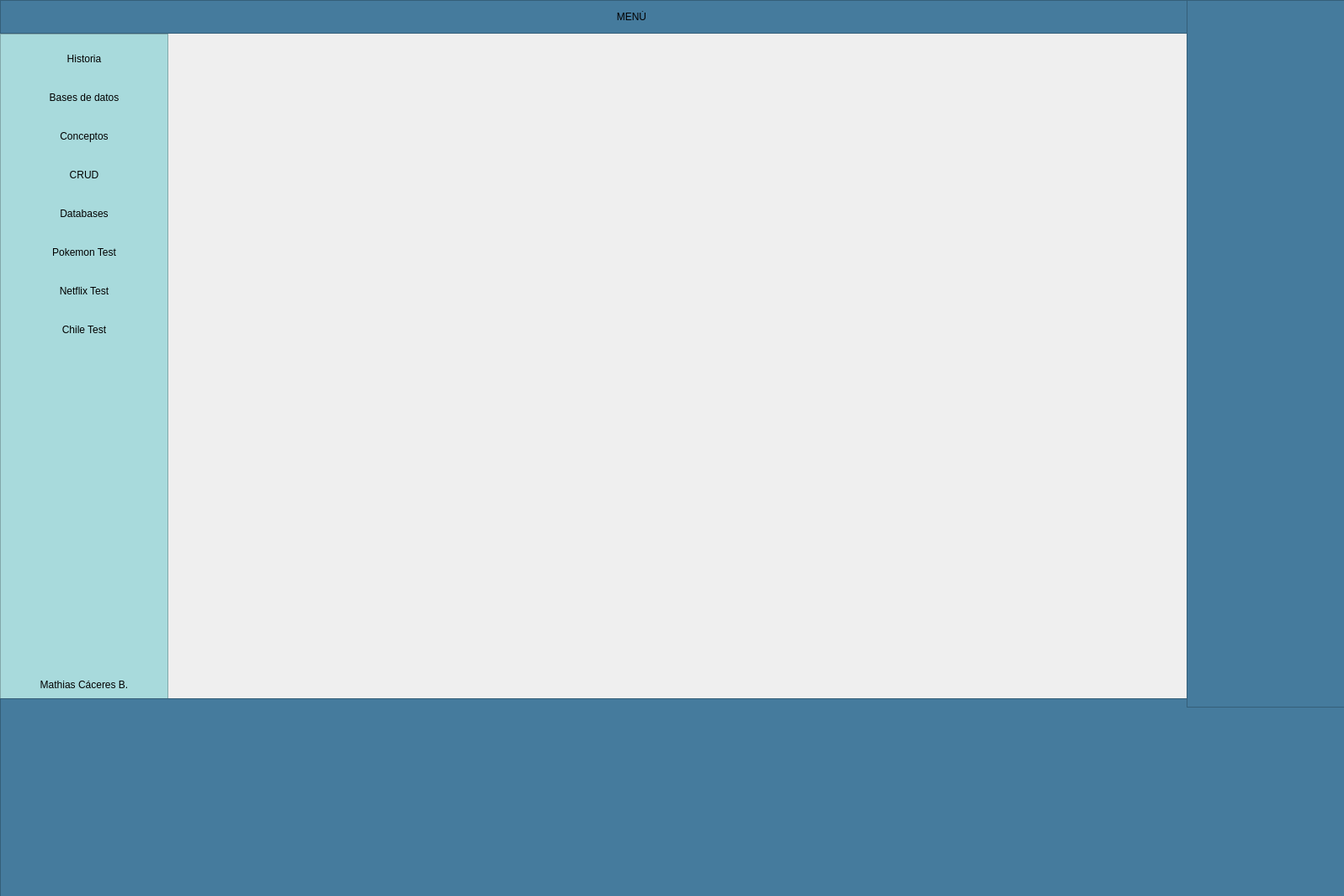
<?xml version="1.0" encoding="UTF-8"?>
<ui version="4.0">
 <class>MainWindow</class>
 <widget class="QMainWindow" name="MainWindow">
  <property name="geometry">
   <rect>
    <x>0</x>
    <y>0</y>
    <width>1597</width>
    <height>1065</height>
   </rect>
  </property>
  <property name="windowTitle">
   <string>MainWindow</string>
  </property>
  <widget class="QWidget" name="centralwidget">
   <widget class="QFrame" name="Frame_Superior">
    <property name="geometry">
     <rect>
      <x>0</x>
      <y>0</y>
      <width>1501</width>
      <height>40</height>
     </rect>
    </property>
    <property name="minimumSize">
     <size>
      <width>0</width>
      <height>40</height>
     </size>
    </property>
    <property name="maximumSize">
     <size>
      <width>16777215</width>
      <height>40</height>
     </size>
    </property>
    <property name="styleSheet">
     <string notr="true">background-color: rgb(69, 123, 157);</string>
    </property>
    <property name="frameShape">
     <enum>QFrame::StyledPanel</enum>
    </property>
    <property name="frameShadow">
     <enum>QFrame::Raised</enum>
    </property>
    <layout class="QHBoxLayout" name="horizontalLayout_2">
     <property name="spacing">
      <number>2</number>
     </property>
     <property name="leftMargin">
      <number>0</number>
     </property>
     <property name="topMargin">
      <number>0</number>
     </property>
     <property name="rightMargin">
      <number>0</number>
     </property>
     <property name="bottomMargin">
      <number>0</number>
     </property>
     <item>
      <widget class="QPushButton" name="btn_menu">
       <property name="minimumSize">
        <size>
         <width>0</width>
         <height>0</height>
        </size>
       </property>
       <property name="maximumSize">
        <size>
         <width>16777215</width>
         <height>16777215</height>
        </size>
       </property>
       <property name="layoutDirection">
        <enum>Qt::LeftToRight</enum>
       </property>
       <property name="styleSheet">
        <string notr="true">QPushButton{
background-color:#457b9d;
font:87 12pt&quot;Arial Black&quot;;
border-radius:0px;
}

</string>
       </property>
       <property name="text">
        <string>MENÚ</string>
       </property>
       <property name="icon">
        <iconset>
         <normaloff>../../../Imagenes/bars-solid.svg</normaloff>../../../Imagenes/bars-solid.svg</iconset>
       </property>
      </widget>
     </item>
    </layout>
   </widget>
   <widget class="QFrame" name="Frame_Inferior_Izq">
    <property name="geometry">
     <rect>
      <x>0</x>
      <y>40</y>
      <width>200</width>
      <height>791</height>
     </rect>
    </property>
    <property name="minimumSize">
     <size>
      <width>200</width>
      <height>0</height>
     </size>
    </property>
    <property name="maximumSize">
     <size>
      <width>200</width>
      <height>16777215</height>
     </size>
    </property>
    <property name="styleSheet">
     <string notr="true">QFrame{
background-color:#a8dadc;}

QPushButton{
background-color:#a8dadc;
border-top-left-radius: 20px;
border-bottom-left-radius: 20px;
font: 75 12pt &quot;Arial Narrow&quot;;
}
QPushButton:hover{
background-color:#a8dadc;
border-top-left-radius:20px;
border-bottom-left-radius:20px;
font: 75 12pt&quot;Arial Narrow&quot;;
}</string>
    </property>
    <property name="frameShape">
     <enum>QFrame::StyledPanel</enum>
    </property>
    <property name="frameShadow">
     <enum>QFrame::Raised</enum>
    </property>
    <layout class="QVBoxLayout" name="verticalLayout_3">
     <item>
      <widget class="QPushButton" name="pushButton_9">
       <property name="minimumSize">
        <size>
         <width>0</width>
         <height>40</height>
        </size>
       </property>
       <property name="maximumSize">
        <size>
         <width>16777215</width>
         <height>40</height>
        </size>
       </property>
       <property name="styleSheet">
        <string notr="true">QFrame{
background-color:#a8dadc;}

QPushButton{
background-color:#a8dadc;
border-top-left-radius: 20px;
border-bottom-left-radius: 20px;
font: 75 12pt &quot;Arial Narrow&quot;;
}
QPushButton:hover{
background-color:#f1faee;
border-top-left-radius:20px;
border-bottom-left-radius:20px;
font: 75 12pt&quot;Arial Narrow&quot;;
}
</string>
       </property>
       <property name="text">
        <string>Historia</string>
       </property>
       <property name="icon">
        <iconset>
         <normaloff>Imagenes_Interfaz/history-solid.svg</normaloff>Imagenes_Interfaz/history-solid.svg</iconset>
       </property>
      </widget>
     </item>
     <item>
      <widget class="QPushButton" name="pushButton_12">
       <property name="minimumSize">
        <size>
         <width>0</width>
         <height>40</height>
        </size>
       </property>
       <property name="maximumSize">
        <size>
         <width>16777215</width>
         <height>40</height>
        </size>
       </property>
       <property name="styleSheet">
        <string notr="true">QFrame{
background-color:#a8dadc;}

QPushButton{
background-color:#a8dadc;
border-top-left-radius: 20px;
border-bottom-left-radius: 20px;
font: 75 12pt &quot;Arial Narrow&quot;;
}
QPushButton:hover{
background-color:#f1faee;
border-top-left-radius:20px;
border-bottom-left-radius:20px;
font: 75 12pt&quot;Arial Narrow&quot;;
}
</string>
       </property>
       <property name="text">
        <string>Bases de datos</string>
       </property>
       <property name="icon">
        <iconset>
         <normaloff>Imagenes_Interfaz/magnifying-glass-solid.svg</normaloff>Imagenes_Interfaz/magnifying-glass-solid.svg</iconset>
       </property>
      </widget>
     </item>
     <item>
      <widget class="QPushButton" name="pushButton_7">
       <property name="minimumSize">
        <size>
         <width>0</width>
         <height>40</height>
        </size>
       </property>
       <property name="maximumSize">
        <size>
         <width>16777215</width>
         <height>40</height>
        </size>
       </property>
       <property name="styleSheet">
        <string notr="true">QFrame{
background-color:#a8dadc;}

QPushButton{
background-color:#a8dadc;
border-top-left-radius: 20px;
border-bottom-left-radius: 20px;
font: 75 12pt &quot;Arial Narrow&quot;;
}
QPushButton:hover{
background-color:#f1faee;
border-top-left-radius:20px;
border-bottom-left-radius:20px;
font: 75 12pt&quot;Arial Narrow&quot;;
}
</string>
       </property>
       <property name="text">
        <string>Conceptos</string>
       </property>
       <property name="icon">
        <iconset>
         <normaloff>Imagenes_Interfaz/chalkboard-teacher-solid.svg</normaloff>Imagenes_Interfaz/chalkboard-teacher-solid.svg</iconset>
       </property>
      </widget>
     </item>
     <item>
      <widget class="QPushButton" name="pushButton_6">
       <property name="minimumSize">
        <size>
         <width>0</width>
         <height>40</height>
        </size>
       </property>
       <property name="maximumSize">
        <size>
         <width>16777215</width>
         <height>40</height>
        </size>
       </property>
       <property name="styleSheet">
        <string notr="true">QFrame{
background-color:#a8dadc;}

QPushButton{
background-color:#a8dadc;
border-top-left-radius: 20px;
border-bottom-left-radius: 20px;
font: 75 12pt &quot;Arial Narrow&quot;;
}
QPushButton:hover{
background-color:#f1faee;
border-top-left-radius:20px;
border-bottom-left-radius:20px;
font: 75 12pt&quot;Arial Narrow&quot;;
}
</string>
       </property>
       <property name="text">
        <string>CRUD</string>
       </property>
       <property name="icon">
        <iconset>
         <normaloff>Imagenes_Interfaz/seedling-solid.svg</normaloff>Imagenes_Interfaz/seedling-solid.svg</iconset>
       </property>
      </widget>
     </item>
     <item>
      <widget class="QPushButton" name="pushButton_8">
       <property name="minimumSize">
        <size>
         <width>0</width>
         <height>40</height>
        </size>
       </property>
       <property name="maximumSize">
        <size>
         <width>16777215</width>
         <height>40</height>
        </size>
       </property>
       <property name="styleSheet">
        <string notr="true">QFrame{
background-color:#a8dadc;}

QPushButton{
background-color:#a8dadc;
border-top-left-radius: 20px;
border-bottom-left-radius: 20px;
font: 75 12pt &quot;Arial Narrow&quot;;
}
QPushButton:hover{
background-color:#f1faee;
border-top-left-radius:20px;
border-bottom-left-radius:20px;
font: 75 12pt&quot;Arial Narrow&quot;;
}
</string>
       </property>
       <property name="text">
        <string>Databases</string>
       </property>
       <property name="icon">
        <iconset>
         <normaloff>Imagenes_Interfaz/database-solid.svg</normaloff>Imagenes_Interfaz/database-solid.svg</iconset>
       </property>
      </widget>
     </item>
     <item>
      <widget class="QPushButton" name="pushButton_10">
       <property name="minimumSize">
        <size>
         <width>0</width>
         <height>40</height>
        </size>
       </property>
       <property name="maximumSize">
        <size>
         <width>16777215</width>
         <height>40</height>
        </size>
       </property>
       <property name="styleSheet">
        <string notr="true">QFrame{
background-color:#a8dadc;}

QPushButton{
background-color:#a8dadc;
border-top-left-radius: 20px;
border-bottom-left-radius: 20px;
font: 75 12pt &quot;Arial Narrow&quot;;
}
QPushButton:hover{
background-color:#f1faee;
border-top-left-radius:20px;
border-bottom-left-radius:20px;
font: 75 12pt&quot;Arial Narrow&quot;;
}
</string>
       </property>
       <property name="text">
        <string>Pokemon Test</string>
       </property>
       <property name="icon">
        <iconset>
         <normaloff>Imagenes_Interfaz/hourglass-half-solid.svg</normaloff>Imagenes_Interfaz/hourglass-half-solid.svg</iconset>
       </property>
      </widget>
     </item>
     <item>
      <widget class="QPushButton" name="pushButton_11">
       <property name="minimumSize">
        <size>
         <width>0</width>
         <height>40</height>
        </size>
       </property>
       <property name="maximumSize">
        <size>
         <width>16777215</width>
         <height>40</height>
        </size>
       </property>
       <property name="styleSheet">
        <string notr="true">QFrame{
background-color:#a8dadc;}

QPushButton{
background-color:#a8dadc;
border-top-left-radius: 20px;
border-bottom-left-radius: 20px;
font: 75 12pt &quot;Arial Narrow&quot;;
}
QPushButton:hover{
background-color:#f1faee;
border-top-left-radius:20px;
border-bottom-left-radius:20px;
font: 75 12pt&quot;Arial Narrow&quot;;
}
</string>
       </property>
       <property name="text">
        <string>Netflix Test</string>
       </property>
       <property name="icon">
        <iconset>
         <normaloff>Imagenes_Interfaz/magnifying-glass-solid.svg</normaloff>Imagenes_Interfaz/magnifying-glass-solid.svg</iconset>
       </property>
      </widget>
     </item>
     <item>
      <widget class="QPushButton" name="pushButton_30">
       <property name="minimumSize">
        <size>
         <width>0</width>
         <height>40</height>
        </size>
       </property>
       <property name="styleSheet">
        <string notr="true">QFrame{
background-color:#a8dadc;}

QPushButton{
background-color:#a8dadc;
border-top-left-radius: 20px;
border-bottom-left-radius: 20px;
font: 75 12pt &quot;Arial Narrow&quot;;
}
QPushButton:hover{
background-color:#f1faee;
border-top-left-radius:20px;
border-bottom-left-radius:20px;
font: 75 12pt&quot;Arial Narrow&quot;;
}</string>
       </property>
       <property name="text">
        <string>Chile Test</string>
       </property>
      </widget>
     </item>
     <item>
      <spacer name="verticalSpacer">
       <property name="orientation">
        <enum>Qt::Vertical</enum>
       </property>
       <property name="sizeHint" stdset="0">
        <size>
         <width>20</width>
         <height>194</height>
        </size>
       </property>
      </spacer>
     </item>
     <item>
      <widget class="QLabel" name="label">
       <property name="text">
        <string>Mathias Cáceres B.</string>
       </property>
       <property name="alignment">
        <set>Qt::AlignCenter</set>
       </property>
      </widget>
     </item>
    </layout>
   </widget>
   <widget class="QLabel" name="label_2">
    <property name="geometry">
     <rect>
      <x>200</x>
      <y>40</y>
      <width>1251</width>
      <height>791</height>
     </rect>
    </property>
    <property name="styleSheet">
     <string notr="true">border-image: url(:/Imagenes/db.jpg);</string>
    </property>
    <property name="text">
     <string/>
    </property>
   </widget>
   <widget class="QFrame" name="frame">
    <property name="geometry">
     <rect>
      <x>0</x>
      <y>830</y>
      <width>1611</width>
      <height>251</height>
     </rect>
    </property>
    <property name="styleSheet">
     <string notr="true">background-color: rgb(69, 123, 157);</string>
    </property>
    <property name="frameShape">
     <enum>QFrame::StyledPanel</enum>
    </property>
    <property name="frameShadow">
     <enum>QFrame::Raised</enum>
    </property>
   </widget>
   <widget class="QFrame" name="frame_2">
    <property name="geometry">
     <rect>
      <x>1410</x>
      <y>0</y>
      <width>191</width>
      <height>841</height>
     </rect>
    </property>
    <property name="styleSheet">
     <string notr="true">background-color: rgb(69, 123, 157);</string>
    </property>
    <property name="frameShape">
     <enum>QFrame::StyledPanel</enum>
    </property>
    <property name="frameShadow">
     <enum>QFrame::Raised</enum>
    </property>
   </widget>
  </widget>
 </widget>
 <resources>
  <include location="Historia Edicion.qrc"/>
 </resources>
 <connections/>
</ui>
